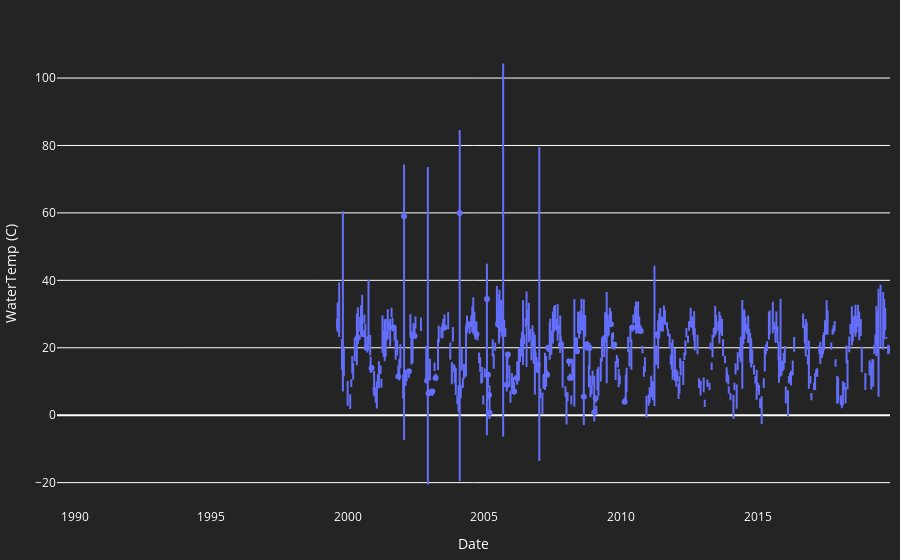
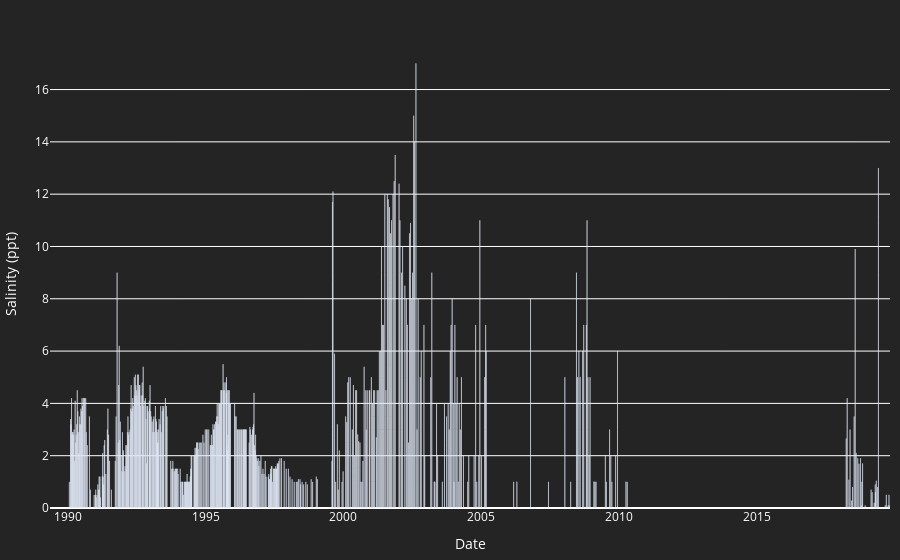
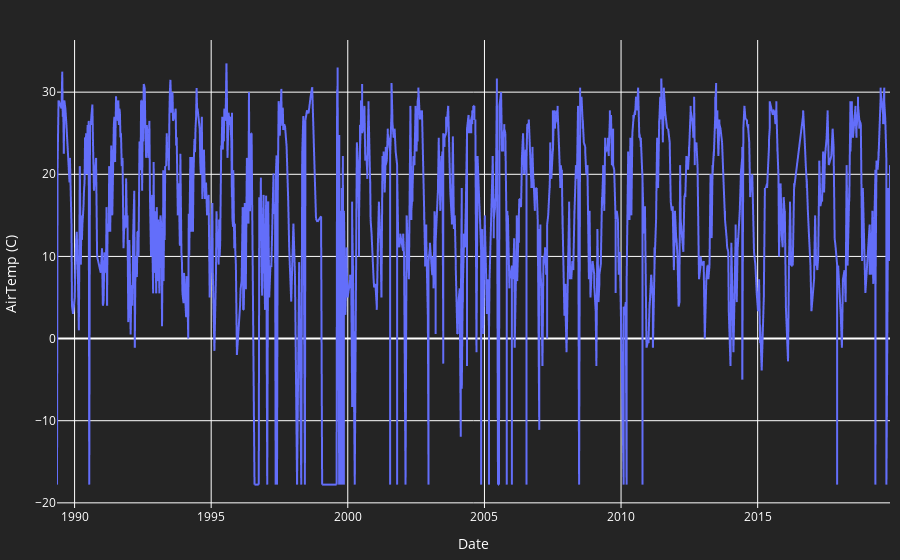
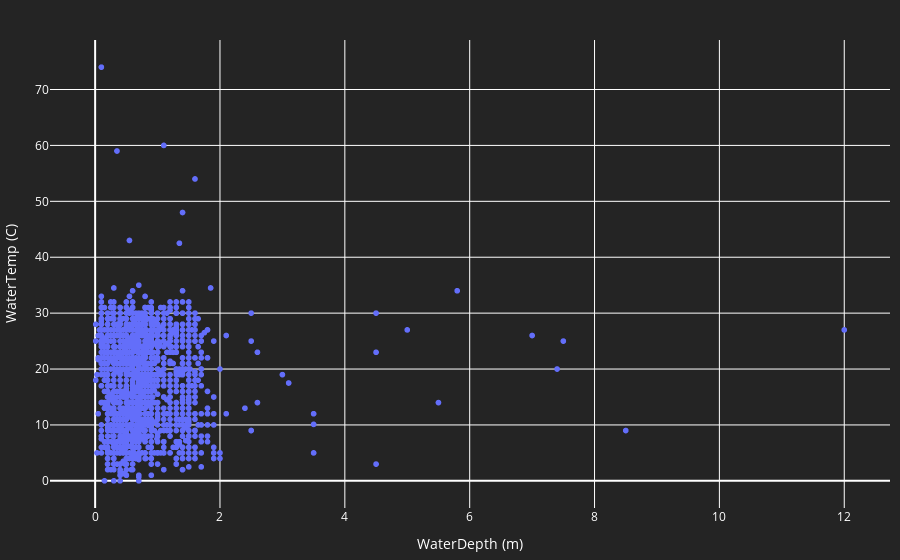

The code cell stored with these charts, in order, in its notebook:
### Code cell
matches = re.findall(r'{.*}', dicionario)

lista = lista.replace("\n", "") 
pattern = r'\[([^\]]+)\]'  
matches2 = [match.group(1) for match in re.finditer(pattern, lista)]
matches2=matches2[0].replace('",', "/") 
matches2=matches2.replace('"', "") 
matches2=matches2.split('/')

for i in range(len(matches)):
    
    dict_from_string = ast.literal_eval(matches[i])
    display(dict_from_string)
    graph_func = graph_types.get(dict_from_string['tipo_de_grafico'])
    if graph_func:
        fig = graph_func(df, x=dict_from_string['coluna_x'], y=dict_from_string['coluna_y'])
        fig.update_layout(
        paper_bgcolor="#242424",
        plot_bgcolor="#242424",
        autosize=True,
        title_font=dict(color='white'),
        xaxis=dict(color='white'),
        yaxis=dict(color='white'),
        legend=dict(bgcolor='rgba(0,0,0,0)', bordercolor='rgba(0,0,0,0)', font=dict(color='white')),
        margin=dict(l=10, r=10, b=10, t=40)
        )
        fig.show()
        display(matches2[i])
    else:
        print(f"Unsupported graph type: {dict_from_string['tipo_de_grafico']}")

### Figure 1 — Plotly figure (JSON) as saved in the notebook; plotly's stock layout.template omitted (floating-point values rounded to 4 significant figures; data arrays with more than 128 entries replaced by an {"elided": "..."} marker saying what was removed)
{"data": [{"alignmentgroup": "True", "box": {"visible": false}, "hovertemplate": "Date=%{x}<br>WaterTemp (C)=%{y}<extra></extra>", "legendgroup": "", "marker": {"color": "#636efa"}, "name": "", "offsetgroup": "", "orientation": "v", "scalegroup": "True", "showlegend": false, "type": "violin", "x": {"elided": "2371 str values"}, "x0": " ", "xaxis": "x", "y": {"elided": "2371 float values"}, "y0": " ", "yaxis": "y"}], "layout": {"autosize": true, "legend": {"bgcolor": "rgba(0,0,0,0)", "bordercolor": "rgba(0,0,0,0)", "font": {"color": "white"}, "tracegroupgap": 0}, "margin": {"b": 10, "l": 10, "r": 10, "t": 40}, "paper_bgcolor": "#242424", "plot_bgcolor": "#242424", "title": {"font": {"color": "white"}}, "violinmode": "group", "xaxis": {"anchor": "y", "color": "white", "domain": [0, 1], "title": {"text": "Date"}}, "yaxis": {"anchor": "x", "color": "white", "domain": [0, 1], "title": {"text": "WaterTemp (C)"}}}}

### Figure 2 — Plotly figure (JSON) as saved in the notebook; plotly's stock layout.template omitted (floating-point values rounded to 4 significant figures; data arrays with more than 128 entries replaced by an {"elided": "..."} marker saying what was removed)
{"data": [{"alignmentgroup": "True", "hovertemplate": "Date=%{x}<br>Salinity (ppt)=%{y}<extra></extra>", "legendgroup": "", "marker": {"color": "#636efa", "pattern": {"shape": ""}}, "name": "", "offsetgroup": "", "orientation": "v", "showlegend": false, "textposition": "auto", "type": "bar", "x": {"elided": "2371 str values"}, "xaxis": "x", "y": {"elided": "2371 float values"}, "yaxis": "y"}], "layout": {"autosize": true, "barmode": "relative", "legend": {"bgcolor": "rgba(0,0,0,0)", "bordercolor": "rgba(0,0,0,0)", "font": {"color": "white"}, "tracegroupgap": 0}, "margin": {"b": 10, "l": 10, "r": 10, "t": 40}, "paper_bgcolor": "#242424", "plot_bgcolor": "#242424", "title": {"font": {"color": "white"}}, "xaxis": {"anchor": "y", "color": "white", "domain": [0, 1], "title": {"text": "Date"}}, "yaxis": {"anchor": "x", "color": "white", "domain": [0, 1], "title": {"text": "Salinity (ppt)"}}}}

### Figure 3 — Plotly figure (JSON) as saved in the notebook; plotly's stock layout.template omitted (floating-point values rounded to 4 significant figures; data arrays with more than 128 entries replaced by an {"elided": "..."} marker saying what was removed)
{"data": [{"hovertemplate": "Date=%{x}<br>AirTemp (C)=%{y}<extra></extra>", "legendgroup": "", "line": {"color": "#636efa", "dash": "solid"}, "marker": {"symbol": "circle"}, "mode": "lines", "name": "", "showlegend": false, "type": "scattergl", "x": {"elided": "2371 str values"}, "xaxis": "x", "y": {"elided": "2371 float values"}, "yaxis": "y"}], "layout": {"autosize": true, "legend": {"bgcolor": "rgba(0,0,0,0)", "bordercolor": "rgba(0,0,0,0)", "font": {"color": "white"}, "tracegroupgap": 0}, "margin": {"b": 10, "l": 10, "r": 10, "t": 40}, "paper_bgcolor": "#242424", "plot_bgcolor": "#242424", "title": {"font": {"color": "white"}}, "xaxis": {"anchor": "y", "color": "white", "domain": [0, 1], "title": {"text": "Date"}}, "yaxis": {"anchor": "x", "color": "white", "domain": [0, 1], "title": {"text": "AirTemp (C)"}}}}

### Figure 4 — Plotly figure (JSON) as saved in the notebook; plotly's stock layout.template omitted (floating-point values rounded to 4 significant figures; data arrays with more than 128 entries replaced by an {"elided": "..."} marker saying what was removed)
{"data": [{"hovertemplate": "WaterDepth (m)=%{x}<br>WaterTemp (C)=%{y}<extra></extra>", "legendgroup": "", "marker": {"color": "#636efa", "symbol": "circle"}, "mode": "markers", "name": "", "showlegend": false, "type": "scattergl", "x": {"elided": "2371 float values"}, "xaxis": "x", "y": {"elided": "2371 float values"}, "yaxis": "y"}], "layout": {"autosize": true, "legend": {"bgcolor": "rgba(0,0,0,0)", "bordercolor": "rgba(0,0,0,0)", "font": {"color": "white"}, "tracegroupgap": 0}, "margin": {"b": 10, "l": 10, "r": 10, "t": 40}, "paper_bgcolor": "#242424", "plot_bgcolor": "#242424", "title": {"font": {"color": "white"}}, "xaxis": {"anchor": "y", "color": "white", "domain": [0, 1], "title": {"text": "WaterDepth (m)"}}, "yaxis": {"anchor": "x", "color": "white", "domain": [0, 1], "title": {"text": "WaterTemp (C)"}}}}
